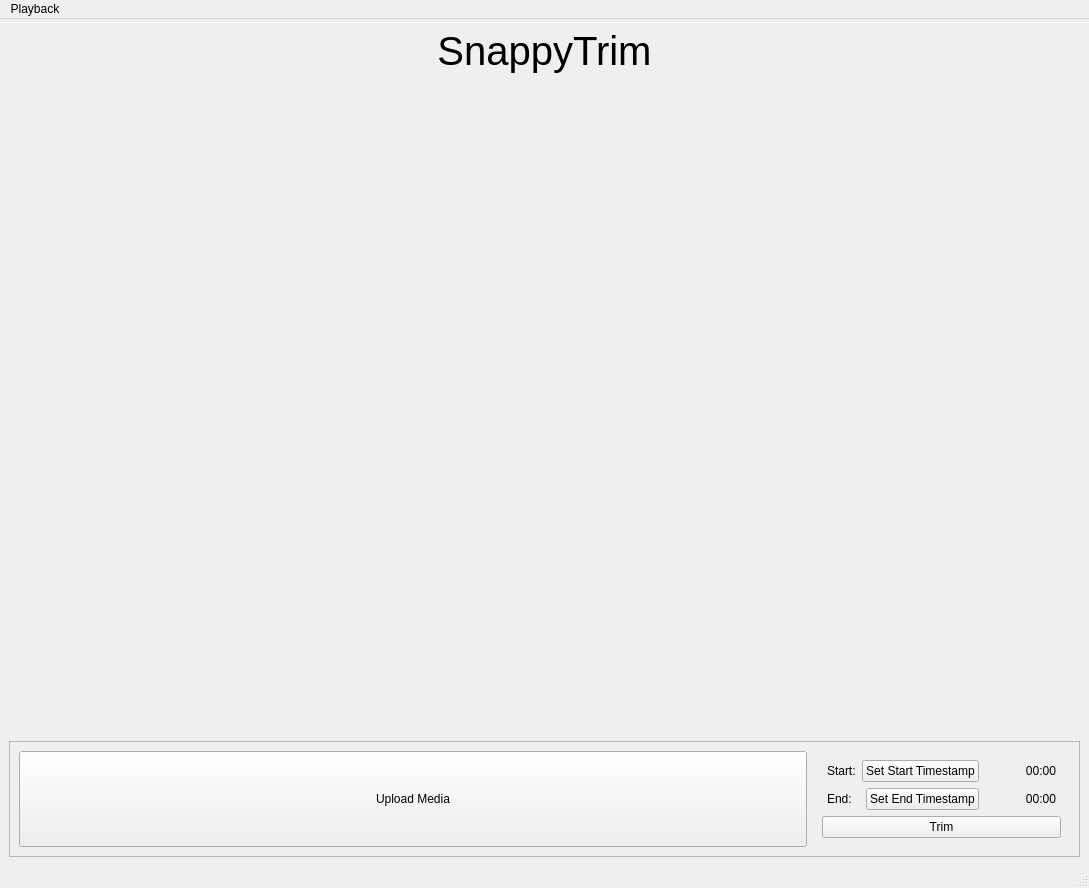
<?xml version="1.0" encoding="UTF-8"?>
<ui version="4.0">
 <class>MainWindow</class>
 <widget class="QMainWindow" name="MainWindow">
  <property name="geometry">
   <rect>
    <x>0</x>
    <y>0</y>
    <width>1089</width>
    <height>888</height>
   </rect>
  </property>
  <property name="windowTitle">
   <string>SnappyTrim</string>
  </property>
  <widget class="QWidget" name="centralwidget">
   <layout class="QVBoxLayout" name="verticalLayout">
    <item>
     <widget class="QLabel" name="label">
      <property name="maximumSize">
       <size>
        <width>16777215</width>
        <height>60</height>
       </size>
      </property>
      <property name="font">
       <font>
        <pointsize>30</pointsize>
        <bold>false</bold>
       </font>
      </property>
      <property name="text">
       <string>SnappyTrim</string>
      </property>
      <property name="alignment">
       <set>Qt::AlignHCenter|Qt::AlignTop</set>
      </property>
     </widget>
    </item>
    <item>
     <widget class="VideoPlayer" name="mediaWidget" native="true"/>
    </item>
    <item>
     <widget class="QFrame" name="frame">
      <property name="sizePolicy">
       <sizepolicy hsizetype="Preferred" vsizetype="Fixed">
        <horstretch>0</horstretch>
        <verstretch>0</verstretch>
       </sizepolicy>
      </property>
      <property name="frameShape">
       <enum>QFrame::StyledPanel</enum>
      </property>
      <property name="frameShadow">
       <enum>QFrame::Raised</enum>
      </property>
      <layout class="QHBoxLayout" name="horizontalLayout" stretch="2,0">
       <item>
        <widget class="ImportMediaButton" name="importMediaButton">
         <property name="sizePolicy">
          <sizepolicy hsizetype="Preferred" vsizetype="Preferred">
           <horstretch>0</horstretch>
           <verstretch>0</verstretch>
          </sizepolicy>
         </property>
         <property name="text">
          <string>Upload Media</string>
         </property>
         <property name="icon">
          <iconset resource="../resources/snappytrim.qrc">
           <normaloff>:/res/icons/uploadIcon.png</normaloff>:/res/icons/uploadIcon.png</iconset>
         </property>
         <property name="iconSize">
          <size>
           <width>50</width>
           <height>50</height>
          </size>
         </property>
        </widget>
       </item>
       <item>
        <widget class="QFrame" name="timestampOptionsFrame">
         <layout class="QVBoxLayout" name="verticalLayout_2">
          <item>
           <layout class="QHBoxLayout" name="horizontalLayout_2">
            <property name="spacing">
             <number>6</number>
            </property>
            <property name="leftMargin">
             <number>5</number>
            </property>
            <property name="rightMargin">
             <number>5</number>
            </property>
            <item>
             <widget class="QLabel" name="label_2">
              <property name="sizePolicy">
               <sizepolicy hsizetype="Preferred" vsizetype="Fixed">
                <horstretch>0</horstretch>
                <verstretch>0</verstretch>
               </sizepolicy>
              </property>
              <property name="text">
               <string>Start:</string>
              </property>
              <property name="alignment">
               <set>Qt::AlignLeading|Qt::AlignLeft|Qt::AlignVCenter</set>
              </property>
             </widget>
            </item>
            <item>
             <widget class="QPushButton" name="setStartTimeButton">
              <property name="text">
               <string>Set Start Timestamp</string>
              </property>
             </widget>
            </item>
            <item>
             <spacer name="horizontalSpacer_2">
              <property name="orientation">
               <enum>Qt::Horizontal</enum>
              </property>
              <property name="sizeType">
               <enum>QSizePolicy::Fixed</enum>
              </property>
              <property name="sizeHint" stdset="0">
               <size>
                <width>40</width>
                <height>20</height>
               </size>
              </property>
             </spacer>
            </item>
            <item>
             <widget class="QLabel" name="startTimeLabel">
              <property name="sizePolicy">
               <sizepolicy hsizetype="Fixed" vsizetype="Preferred">
                <horstretch>0</horstretch>
                <verstretch>0</verstretch>
               </sizepolicy>
              </property>
              <property name="text">
               <string>00:00</string>
              </property>
              <property name="alignment">
               <set>Qt::AlignRight|Qt::AlignTrailing|Qt::AlignVCenter</set>
              </property>
             </widget>
            </item>
           </layout>
          </item>
          <item>
           <layout class="QHBoxLayout" name="horizontalLayout_4">
            <property name="leftMargin">
             <number>5</number>
            </property>
            <property name="rightMargin">
             <number>5</number>
            </property>
            <item>
             <widget class="QLabel" name="label_4">
              <property name="sizePolicy">
               <sizepolicy hsizetype="Preferred" vsizetype="Fixed">
                <horstretch>0</horstretch>
                <verstretch>0</verstretch>
               </sizepolicy>
              </property>
              <property name="text">
               <string>End:</string>
              </property>
             </widget>
            </item>
            <item>
             <widget class="QPushButton" name="setEndTimeButton">
              <property name="text">
               <string>Set End Timestamp</string>
              </property>
             </widget>
            </item>
            <item>
             <spacer name="horizontalSpacer">
              <property name="orientation">
               <enum>Qt::Horizontal</enum>
              </property>
              <property name="sizeType">
               <enum>QSizePolicy::Fixed</enum>
              </property>
              <property name="sizeHint" stdset="0">
               <size>
                <width>40</width>
                <height>20</height>
               </size>
              </property>
             </spacer>
            </item>
            <item>
             <widget class="QLabel" name="endTimeLabel">
              <property name="sizePolicy">
               <sizepolicy hsizetype="Fixed" vsizetype="Preferred">
                <horstretch>0</horstretch>
                <verstretch>0</verstretch>
               </sizepolicy>
              </property>
              <property name="text">
               <string>00:00</string>
              </property>
              <property name="alignment">
               <set>Qt::AlignRight|Qt::AlignTrailing|Qt::AlignVCenter</set>
              </property>
             </widget>
            </item>
           </layout>
          </item>
          <item>
           <widget class="QPushButton" name="trimButton">
            <property name="sizePolicy">
             <sizepolicy hsizetype="Preferred" vsizetype="Preferred">
              <horstretch>0</horstretch>
              <verstretch>0</verstretch>
             </sizepolicy>
            </property>
            <property name="text">
             <string>Trim</string>
            </property>
           </widget>
          </item>
         </layout>
        </widget>
       </item>
      </layout>
     </widget>
    </item>
   </layout>
  </widget>
  <widget class="QMenuBar" name="menubar">
   <property name="geometry">
    <rect>
     <x>0</x>
     <y>0</y>
     <width>1089</width>
     <height>22</height>
    </rect>
   </property>
   <widget class="QMenu" name="menuPlayback">
    <property name="title">
     <string>Playback</string>
    </property>
    <addaction name="actionPlayOrPause"/>
    <addaction name="actionNext_Frame"/>
    <addaction name="actionPrevious_Frame"/>
    <addaction name="actionSeekForward"/>
    <addaction name="actionSeekBackward"/>
   </widget>
   <addaction name="menuPlayback"/>
  </widget>
  <widget class="QStatusBar" name="statusbar"/>
  <action name="actionPlayOrPause">
   <property name="text">
    <string>Play/Pause</string>
   </property>
   <property name="shortcut">
    <string>Space</string>
   </property>
  </action>
  <action name="actionPlay">
   <property name="text">
    <string>Play</string>
   </property>
  </action>
  <action name="actionNext_Frame">
   <property name="text">
    <string>Next Frame</string>
   </property>
   <property name="shortcut">
    <string>.</string>
   </property>
  </action>
  <action name="actionPrevious_Frame">
   <property name="text">
    <string>Previous Frame</string>
   </property>
   <property name="shortcut">
    <string>,</string>
   </property>
  </action>
  <action name="actionSeekForward">
   <property name="text">
    <string>Seek Forward</string>
   </property>
   <property name="shortcut">
    <string>Right</string>
   </property>
  </action>
  <action name="actionSeekBackward">
   <property name="text">
    <string>Seek Backward</string>
   </property>
   <property name="shortcut">
    <string>Left</string>
   </property>
  </action>
 </widget>
 <customwidgets>
  <customwidget>
   <class>VideoPlayer</class>
   <extends>QWidget</extends>
   <header>../widgets/videoplayer.h</header>
   <container>1</container>
  </customwidget>
  <customwidget>
   <class>ImportMediaButton</class>
   <extends>QPushButton</extends>
   <header>../widgets/importmediabutton.h</header>
  </customwidget>
 </customwidgets>
 <resources>
  <include location="../resources/snappytrim.qrc"/>
 </resources>
 <connections/>
</ui>
